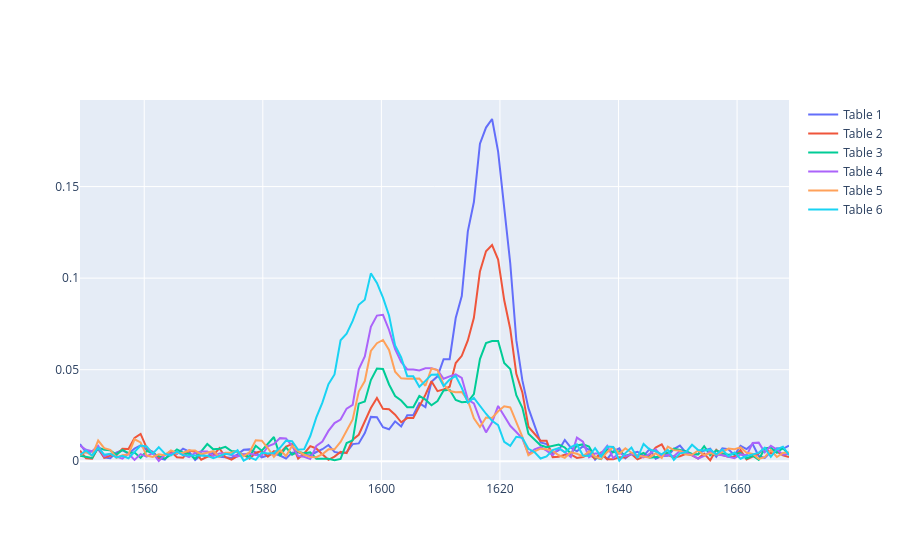

The code cell stored with this chart in its notebook:
### Code cell
def split_table(df):
    # I wanted to make six plots with this data frame, so I split it into six tables for easier access
    num_columns = df.shape[1]

    # Check if the number of columns is divisible by 2
    if num_columns % 2 != 0:
        raise ValueError("Number of columns must be divisible by 2")

    # Initialize a list to store the split DataFrames
    split_dfs = []

    # Split the DataFrame into multiple DataFrames with 2 columns each
    for i in range(0, num_columns, 2):
        split_df = df.iloc[:, i:i+2]
        split_dfs.append(split_df)

    return split_dfs


split_dfs = split_table(df) # Call the function to split the dataframe into the tables
fig = go.Figure() # Initialize figure 

# Output each split DataFrame
for i, split_df in enumerate(split_dfs):
    x_values = split_df.iloc[:, 0].astype(float)  # Extract the first column as x-values
    y_values = split_df.iloc[:, 1].astype(float) # Extract the second column as y-values
    plt.figure(figsize=(10, 6))  # Adjust size as needed
    
    # Plot the data from the split DataFrame
    plt.plot(x_values, y_values, marker='o', linestyle='-', label=f'Table {i+1}')
    
    plt.xlabel('Emission Energy meV')  
    plt.ylabel('Diagonal Linecut')  
    plt.title('Sample Doping Dependence')  
    plt.grid(False)  
    plt.legend()
    plt.tight_layout()
    plt.show()
    # Create a Plotly trace --- this allows us to create an interactive plot overlay
    trace = go.Scatter(x=x_values, y=y_values, mode='lines', name=f'Table {i+1}')
    fig.add_trace(trace)
    print(f"Table {i+1}:")
    print(split_df)
    print()
fig.show()
